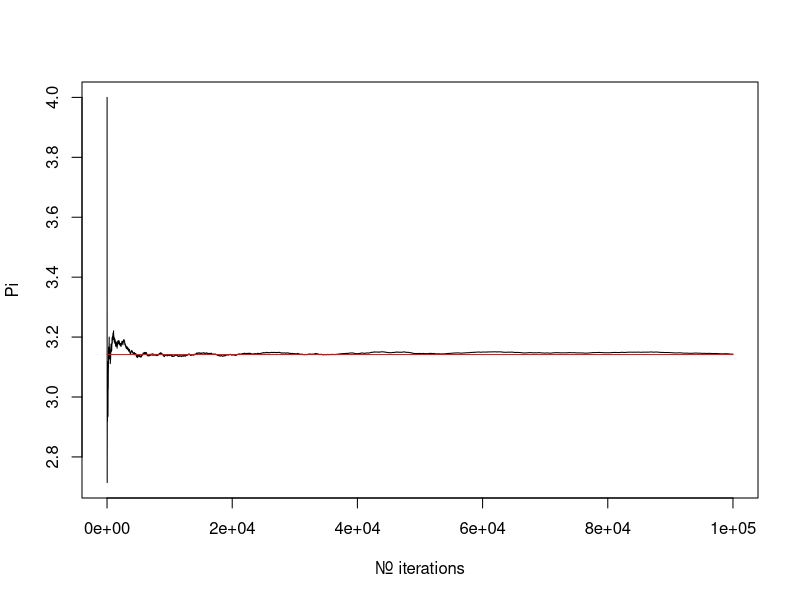

Write the R code that produced this figure. (Note: this script raises an error after producing the figure.)
## ---- chunk 1
#install to location
#install.packages("lavaan", dependencies=TRUE, lib="C:/Program Files/R/lib")
#install.packages("lavaan", dependencies=TRUE, lib="~/lib/r-cran")
#load
library(lavaan)
## ---- chunk 2
sim <- function(l) {
 c <- rep(0,l)
 hits <- 0
 pow2 <- function(x) {
   x2 <- sqrt( x[1]*x[1]+x[2]*x[2] )
   return(x2)
 }
 for(i in 1:l){
   x = runif(2,-1,1)
   if( pow2(x) <=1 ){
     hits <- hits + 1
   }
   dens <- hits/i
   pi_partial = dens*4
   c[i] = pi_partial
 }
 return(c)
}
## ---- chunk 3
size <- 100000
res <- sim(size)
plot(res[1:size],type='l', xlab="Nr. iterations", ylab="Pi")
lines(rep(pi,size)[1:size], col = 'red')
## ---- chunk 4
#?HolzingerSwineford1939
HS.model <- ' visual  =~ x1 + x2 + x3 
              textual =~ x4 + x5 + x6
              speed   =~ x7 + x8 + x9 '
fit <- cfa(HS.model, data=HolzingerSwineford1939)
summary(fit, fit.measures=TRUE)
## ---- chunk 5
#
## ---- chunk 6
#
